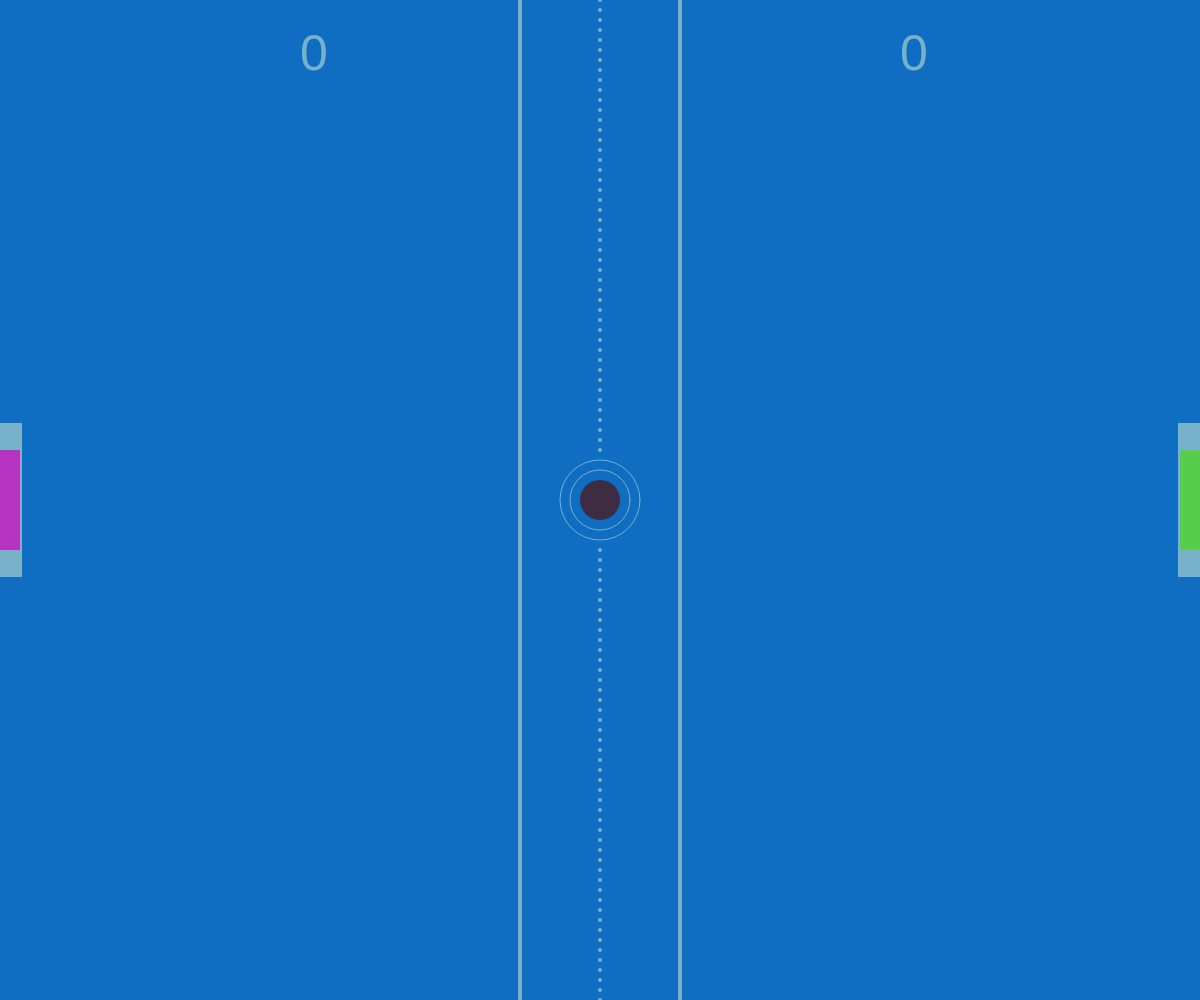
Frame 1 (no input)
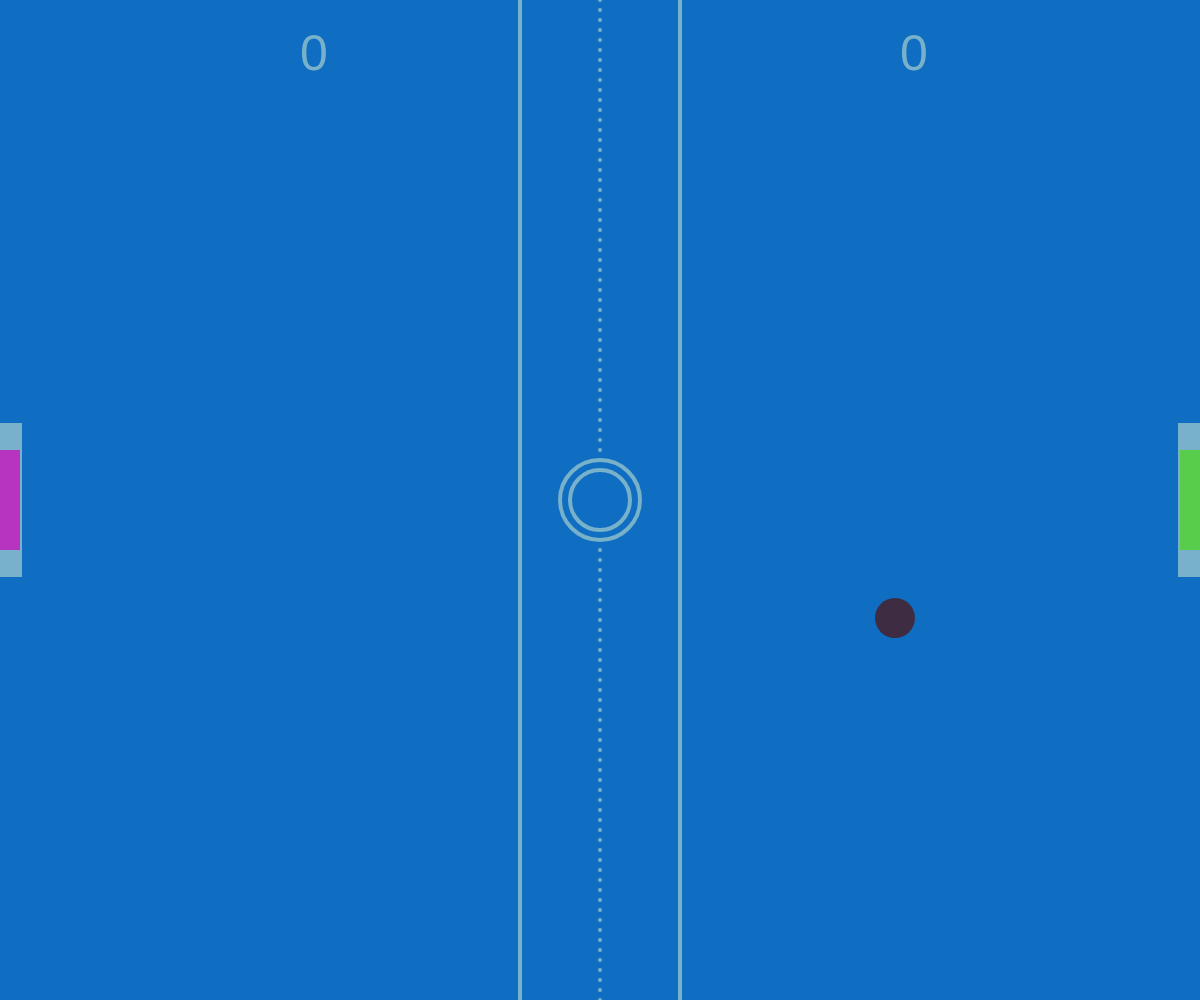
Frame 60 (no input)
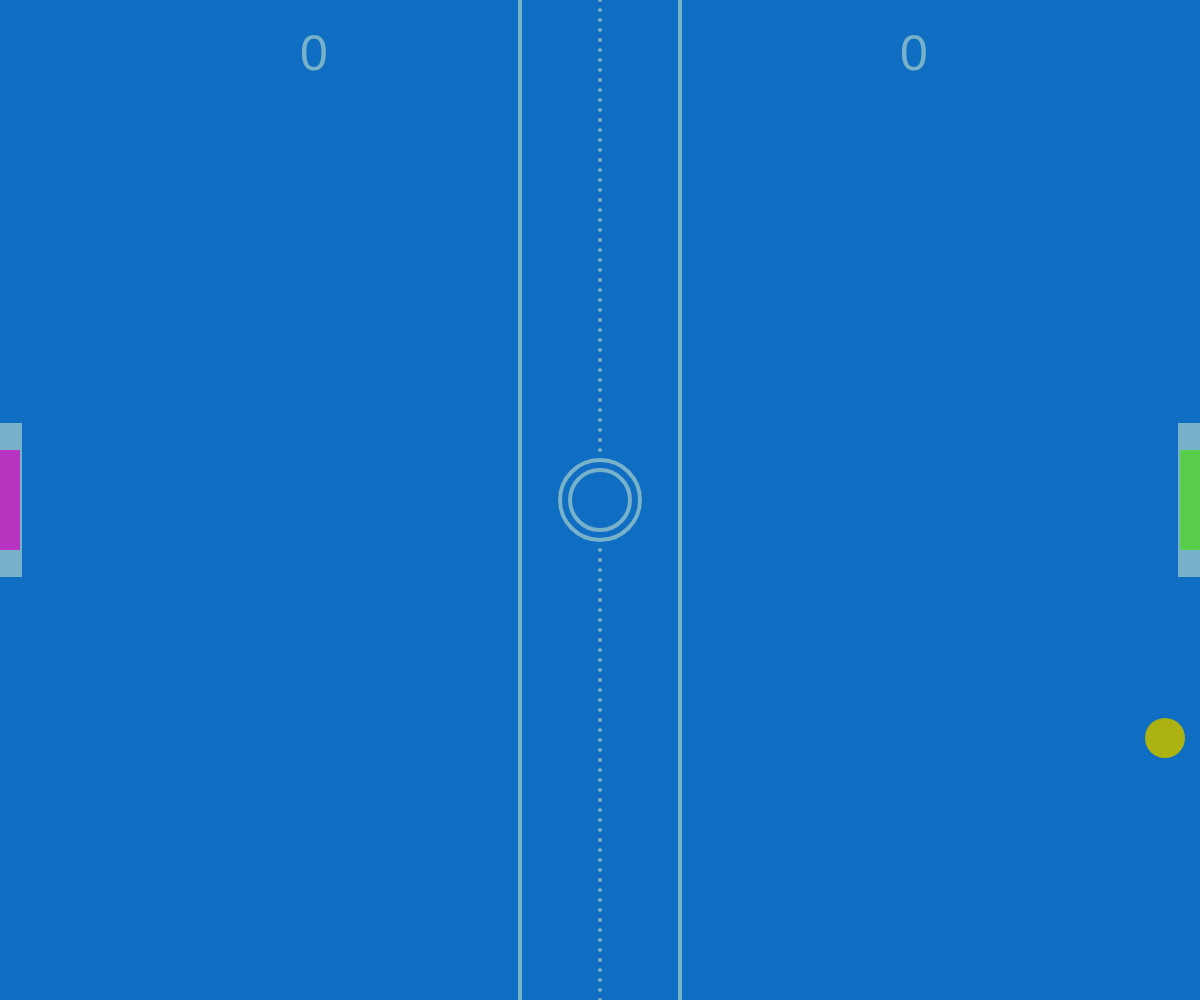
Frame 120 (the mouse pressed at the canvas centre since frame 60)

The p5.js sketch that drew these frames (run headless with seeded random() and noise() and a simulated clock; from frame 60 on, the mouse is pressed at the canvas centre):

// p5.js sketch
// ── sketch.js
let ball;
let p1;
let p2; 
let lineColor=0;
let backColor=0;
const ballCenter=40;

function setup() { 
	createCanvas(windowWidth,windowHeight);
	p1 = new Paddle(1);
	p2 = new Paddle(2);
	ball = new Ball();
	lineColor=getColor();
	backColor=getColor();
}

function draw() {
	//noStroke();
	background(backColor);	
	drawDelimiter();
	drawGoals();
	ball.draw();
	ball.move();
	if (ball.collision(p1) || ball.collision(p2)) {
		ball.move();
	}
	const checkScore = ball.checkScore();
	if (checkScore===2) {
		p2.updateScore();
	}else if (checkScore===1) {
		p1.updateScore();
	}
	p1.draw();
	p2.draw();
	if (keyIsPressed) {
		if (keyIsDown(87)) {
			p1.moveY(-1);
		}
		if (keyIsDown(83)){
			p1.moveY(1);
		}
		if (keyIsDown(UP_ARROW)){
			p2.moveY(-1);
		}
		if (keyIsDown(DOWN_ARROW)){
			p2.moveY(1);
		}
		if (keyIsDown(65)) {
			p1.moveX(-1);
		}
		if (keyIsDown(68)) {
			p1.moveX(1);
		}
		if (keyIsDown(LEFT_ARROW)) {
			p2.moveX(-1);
		}
		if (keyIsDown(RIGHT_ARROW)) {
			p2.moveX(1);
		}
	}
	showScore();
}

function mouseClicked(){

}

const drawDelimiter= function(){
	ellipseMode(CENTER);
	stroke(lineColor);
	noFill();
	ellipse(Math.floor(width/2),Math.floor(height/2),ballCenter*2,ballCenter*2)
	ellipse(Math.floor(width/2),Math.floor(height/2),ballCenter+20,ballCenter+20)
	strokeWeight(4);
	for (var i = 0 ; i <= height; i+=10) {
		if (i<height/2-ballCenter || i>height/2+ballCenter) {
			point(width/2,i);
		}
	}
	line(width/2-ballCenter*2,0,width/2-ballCenter*2,height);
	line(width/2+ballCenter*2,0,width/2+ballCenter*2,height);
}

const drawGoals = function(){
	fill(lineColor);
	rect(0,Math.floor((height-150)/2),20,150);
	rect(width-20,Math.floor((height-150)/2),20,150)
}

const showScore = function(){
	fill(lineColor);
	textSize(50);
	text(p1.getScore(),width*0.25,70);
	text(p2.getScore(),width*0.75,70);
}
function keyPressed(){
	switch (keyCode){
		case ENTER:
			noLoop();
		break;
		case 32:
			loop();
		break;
		case CONTROL:
			lineColor=getColor();
			backColor=getColor();
			p1.changeColor();
			p2.changeColor();
		break;
	}
}
const getColor= function(){

	return color(Math.floor(random(0,255)),Math.floor(random(0,255)),Math.floor(random(0,255)));
}
// ── Ball.js
const Ball=function(){
	const r= 20;
	let x= Math.floor(width/2);
	let y= Math.floor(height/2);
	let stepX = 5;
	let stepY = 2;
	let color = getColor();

	const reset = function(){
		x= Math.floor(width/2);
		y= Math.floor(height/2);
		stepX=5;
		stepX*=Math.round(Math.random())*2-1;
		stepY*=Math.round(Math.random())*2-1;
		
	}

	const edge = function(){
		if(x-r<=0 || x+r>=width) {
			color = getColor();
			stepX*=-1;
			
		}

		if(y-r<=0 || y+r>=height){
			color = getColor();
			stepY*=-1;
		}
	}

	const checkScore =function(){
		if (x - r <=0 && y>=Math.floor((height-150)/2) && y<=Math.floor((height-150)/2)+150) {
			reset();
			return 2;
		}
		if (x+r>=width && y>=Math.floor((height-150)/2) && y<=Math.floor((height-150)/2)+150) {
			reset();
			return 1;
		}
		return 0;
	}

	const move = function(){
		x += stepX;
		y += stepY;
		edge();
	}

	const collision = function(player){
		let dx = Math.abs(x - player.getX() - player.getW()/2);
		let dy = Math.abs(y - player.getY() - player.getH()/2);
		if (dx > player.getW() / 2 + r || dy > player.getH() / 2 + r) {
			return false;
		}
		if (dx <= player.getW() / 2 || dy<= player.getH() / 2){
			color = getColor();
			if (stepX>0) {
				stepX++;
			}else{
				stepX--;
			}
			stepX*=-1;
			return true;
		}
	}

	const draw = function(){
		ellipseMode(CENTER);
		noStroke();
		fill(color);
		ellipse(x,y,r*2,r*2);
	}

	return {
		draw, move, collision, checkScore,
	}
}
// ── Paddle.js
const Paddle = function(player){
	const w = 20;
	const h = 100;
	const p = player;
	let c = getColor();
	let x = p === 1 ? 0 : width - w
	let limitL = p === 1 ? 0 : (width/2)+w/2
	let limitR = p === 1 ? (width/2-w)-w/2 : width-w
	const speed = 8;
	const UP = -1;
	const DOWN = 1;
	const LEFT = -1;
	const RIGHT =1;
	let y = Math.floor((height-h)/2);
	let score = 0;

	const getX = function (){
		return x;
	}

	const getY = function(){
		return y;
	}

	const getW = function (){
		return w;
	}

	const getH = function (){
		return h;
	}

	const getScore = function(){
		return score;
	}

	const moveY = function(dir){
		if (edgeY(dir)) {
			y+=(speed*dir);
		}		
	}

	const changeColor = function(){
		c=getColor();
	}

	const moveX = function(dir){
		if (edgeX(dir)) {
			x+=(speed*dir);
		}		
	}

	const edgeY = function(dir){
		return(dir === UP && y > 0 || dir === DOWN && y < height - h);
	}

	const edgeX =function(dir){
		return(dir === LEFT && x > limitL || dir === RIGHT && x < limitR);
	}

	const updateScore = function(){
		score++;
	}

	const draw =function(){
		noStroke();
		rectMode(CORNER);
		fill(c);
		rect(x,y,w,h);
	}

	return {
		draw,
		moveY,
		moveX,
		getX,
		getY,
		getH,
		getW,
		getScore,
		updateScore,
		changeColor,
	}
}
